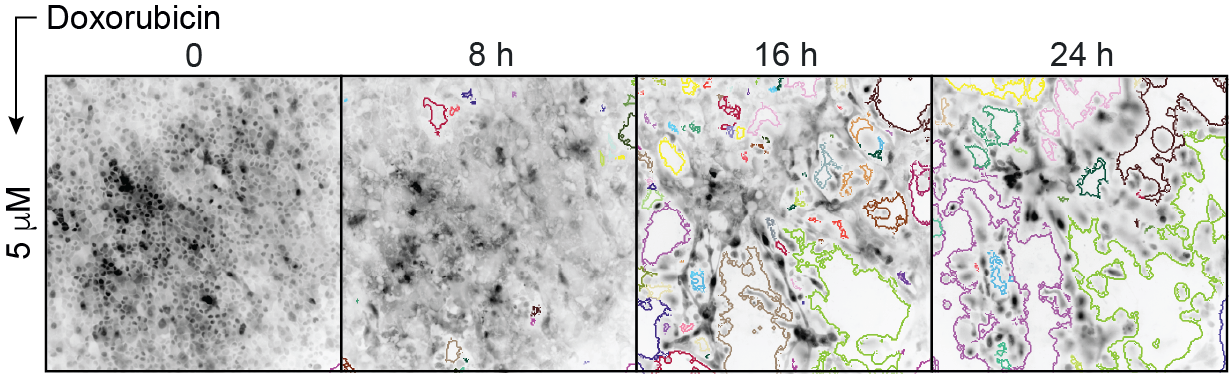
#> input picture misc/monolayer-holes.png, 1229 x 374 px, given in place of LA_mNeonGreen__2x_rGBD_dTomato__MLC_miRFP703__TIRF.tiff, which was not available
$ jupyter execute --allow-errors polymerization_wave_tracking.ipynb   (text cells are left out)
#> lines starting #> are read from the running program, lines starting #| are printed output that depends on the picture; pictures that were not available may be replaced by others from this repository, and a replacement may not be noted
[cell 1]
import os
import numpy as np
import pandas as pd

import matplotlib.pyplot as plt
from matplotlib import colormaps as mpl_colormaps
from matplotlib.ticker import MultipleLocator, FuncFormatter
from matplotlib_scalebar.scalebar import ScaleBar

import napari
from napari.utils.colormaps import label_colormap, CyclicLabelColormap
from napari_timestamper import render_as_rgb
import seaborn as sns


from arcos4py.tools import track_events_image, remove_image_background
from arcos4py.tools._detect_events import upscale_image
from arcos4py.tools._cleandata import blockwise_median

from napari_timestamper import save_image_stack

from skimage import io
from skimage.filters import gaussian
from skimage.measure import regionprops
from skimage.util import map_array
from skimage.transform import resize

from scipy import ndimage
from scipy import stats
from scipy.ndimage import distance_transform_edt

from statsmodels.tsa.tsatools import detrend

from basicpy import BaSiC
from pystackreg import StackReg

from numba import njit, prange, types
from numba.typed import List

import cv2

from cellpose import models


from tqdm.auto import tqdm

# Define the row type at the module level
#> (the rest of this cell did not finish here and is left out)

[cell 2]
colors = ["#046735", "#76CDE8", "#7A2989"]
names = ["actin", "myosin", "rGBD"]

# create a deterministic CyclicColormap for the tracked waves
tab20 = mpl_colormaps.get_cmap("tab20")
colors_tab20 = [color for idx, color in enumerate(tab20.colors) if idx not in [10, 11, 14, 15]]
# create a tab20b cyclic colormap
cmap = CyclicLabelColormap(
    colors_tab20,
    name="tab20b",
    N=16,
    cyclic=True,
)

[cell 3]
DIR_CORE = "../../data/4_polymerization_wave" # set this to the directory where the data is stored
DIR_IN = os.path.join(DIR_CORE, "input-data/raw")
DIR_OUT_DATA = os.path.join(DIR_CORE, "output-data")
DIR_OUT_PLOT = os.path.join(DIR_CORE, "output-plots")
DIR_OUT_VIDEO = os.path.join(DIR_CORE, "output-videos")
DIR_MISC = "misc"

PIXEL_SIZE = 0.366
SAMPLE_PERIOD_S = 10  # sample period in seconds
WINDOW_SIZE = 100  # window size in frames; set as needed

[cell 4]
# create output directories if they do not exist
os.makedirs(DIR_OUT_DATA, exist_ok=True)
os.makedirs(DIR_OUT_PLOT, exist_ok=True)
os.makedirs(DIR_OUT_VIDEO, exist_ok=True)

[cell 5]
# [34 lines left out: functions remap_segmentation, compute_confidence_interval, not called in this run]


def match_histogram(source, template):
    hist_source, bin_edges = np.histogram(source.ravel(), bins=65536, range=(0, 65536))
    hist_template, _ = np.histogram(template.ravel(), bins=65536, range=(0, 65536))

    cdf_source = hist_source.cumsum() / hist_source.sum()
    cdf_template = hist_template.cumsum() / hist_template.sum()

    lookup_table = np.zeros(65536, dtype=np.uint16)
    j = 0
    for i in range(65536):
        while cdf_template[j] < cdf_source[i] and j < 65535:
            j += 1
        lookup_table[i] = j

    matched = lookup_table[source]
    return matched


# [298 lines left out: functions match_histogram_stack, filter_by_duration, correct_flatfield, correct_flatfield_stack, post_process_results, get_event_properties and 3 more, not called in this run]

[cell 6]
raw_data_lifeact_myosin_rgbd = io.imread(os.path.join(DIR_IN, "LA_mNeonGreen__2x_rGBD_dTomato__MLC_miRFP703__TIRF.tiff"))
#> raw_data_lifeact_myosin_rgbd is the input picture: shape (374, 1229, 3); mean R, G, B 202.8, 202.6, 201.4

[cell 7]
myosin_bl = []
rGBD_bl = []
actin_bl = []

# extract the individual channels
myosin = raw_data_lifeact_myosin_rgbd[..., 1]
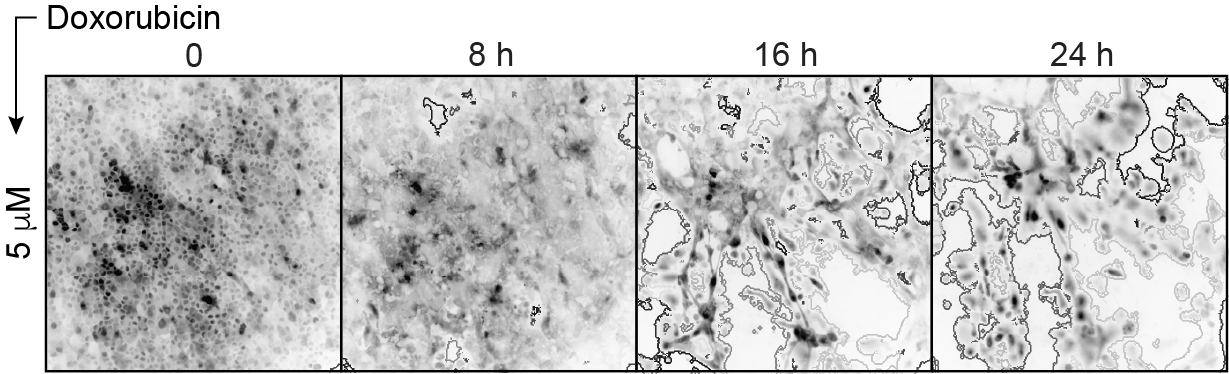
#> myosin: shape (374, 1229); min 0, max 255, mean 202.6
rGBD = raw_data_lifeact_myosin_rgbd[..., 2]
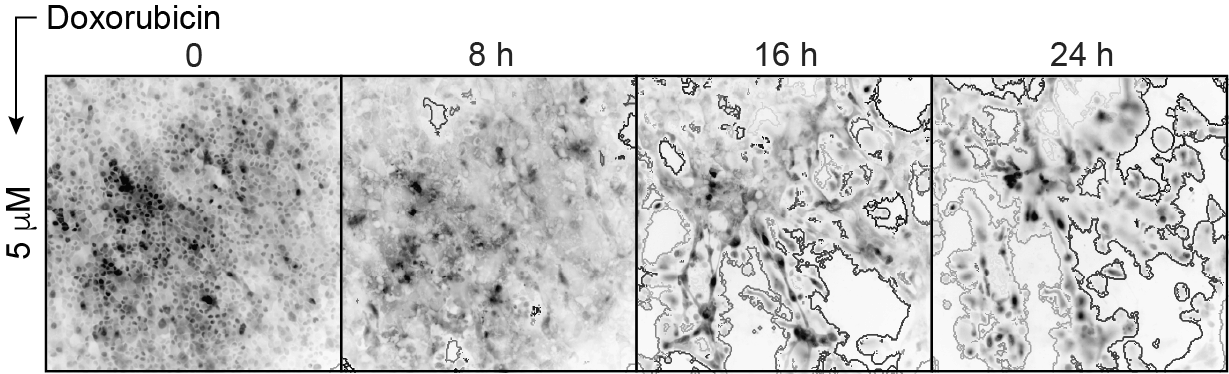
#> rGBD: shape (374, 1229); min 0, max 255, mean 201.4
actin = raw_data_lifeact_myosin_rgbd[..., 0]
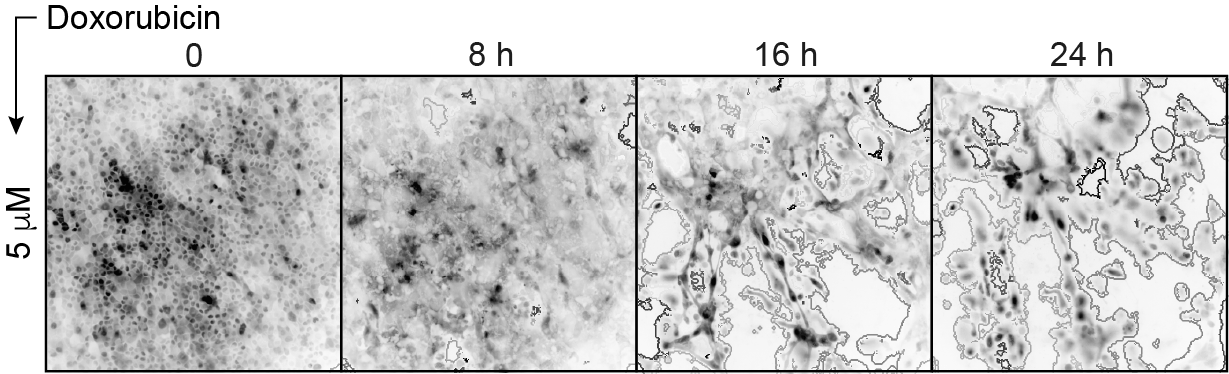
#> actin: shape (374, 1229); min 0, max 255, mean 202.8

# use first frame as reference for histogram matching
reference_myosin = myosin[0]
#> reference_myosin = 1229 values from 255 to 255
reference_rGBD = rGBD[0]
#> reference_rGBD = 1229 values from 255 to 255
reference_actin = actin[0]
#> reference_actin = 1229 values from 255 to 255

# perform histogram matching
myosin_bl.append(np.stack([match_histogram(img, reference_myosin) for img in tqdm(myosin)]))
rGBD_bl.append(np.stack([match_histogram(img, reference_rGBD) for img in tqdm(rGBD)]))
actin_bl.append(np.stack([match_histogram(img, reference_actin) for img in tqdm(actin)]))
myosin_bl = np.concatenate(myosin_bl)
rGBD_bl = np.concatenate(rGBD_bl)
actin_bl = np.concatenate(actin_bl)
